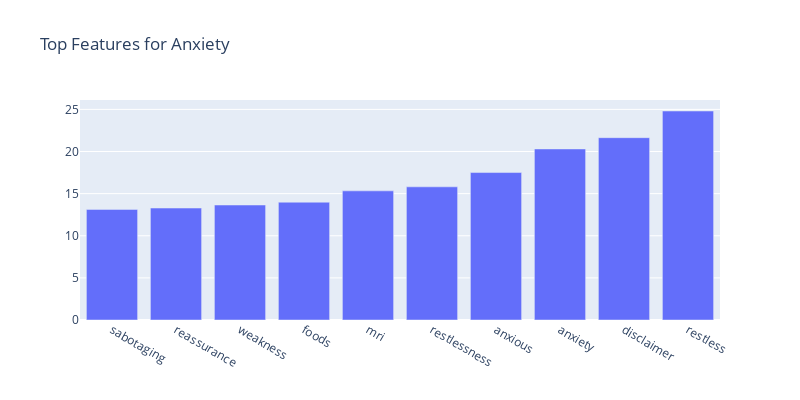
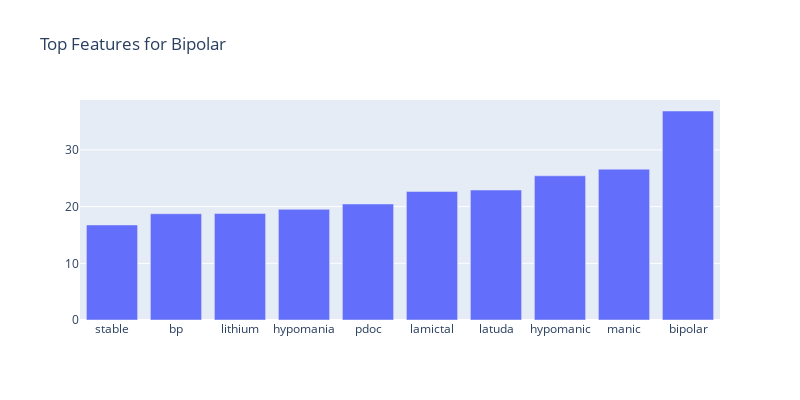
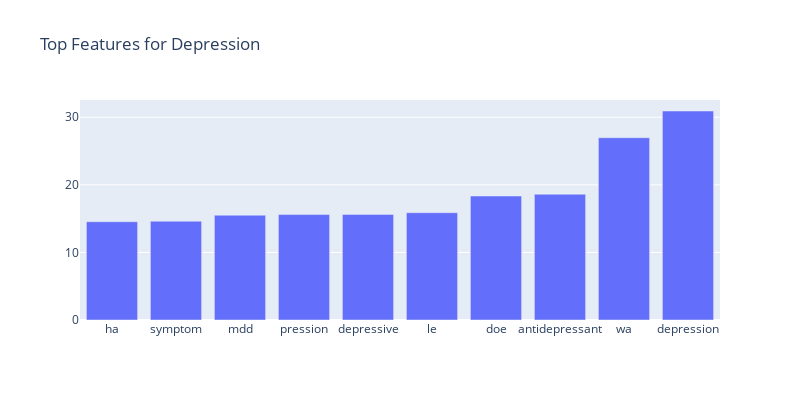
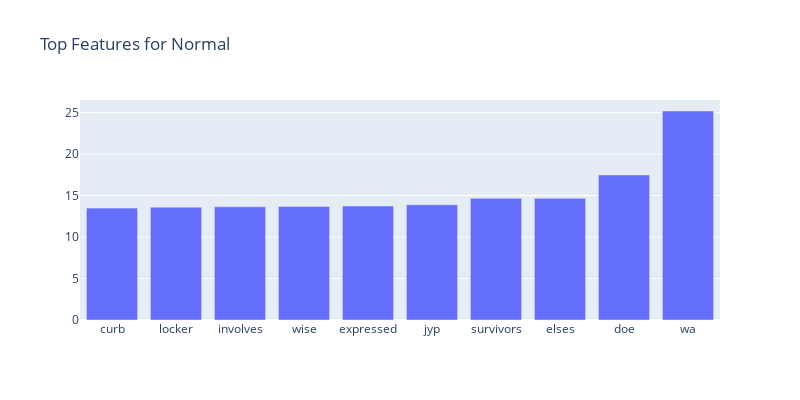

The notebook cell these images were saved under, in order:
### Code cell
# Feature Importance
feature_names = vectorizer.get_feature_names_out()
coefs = best_model.coef_
for i, category in enumerate(best_model.classes_):
    top_features = coefs[i].argsort()[-10:]
    top_words = [feature_names[j] for j in top_features]
    top_scores = [coefs[i][j] for j in top_features]
    fig = go.Figure([go.Bar(x=top_words, y=top_scores)])
    fig.update_layout(title=f'Top Features for {category}', width=800, height=400)
    fig.show()

### Figure 1 — Plotly figure (JSON) as saved in the notebook; plotly's stock layout.template omitted (floating-point values rounded to 4 significant figures)
{"data": [{"type": "bar", "x": ["sabotaging", "reassurance", "weakness", "foods", "mri", "restlessness", "anxious", "anxiety", "disclaimer", "restless"], "y": [13.13, 13.29, 13.65, 13.98, 15.33, 15.81, 17.5, 20.3, 21.64, 24.81]}], "layout": {"height": 400, "title": {"text": "Top Features for Anxiety"}, "width": 800}}

### Figure 2 — Plotly figure (JSON) as saved in the notebook; plotly's stock layout.template omitted (floating-point values rounded to 4 significant figures)
{"data": [{"type": "bar", "x": ["stable", "bp", "lithium", "hypomania", "pdoc", "lamictal", "latuda", "hypomanic", "manic", "bipolar"], "y": [16.76, 18.74, 18.79, 19.52, 20.46, 22.66, 22.93, 25.43, 26.61, 36.87]}], "layout": {"height": 400, "title": {"text": "Top Features for Bipolar"}, "width": 800}}

### Figure 3 — Plotly figure (JSON) as saved in the notebook; plotly's stock layout.template omitted (floating-point values rounded to 4 significant figures)
{"data": [{"type": "bar", "x": ["ha", "symptom", "mdd", "pression", "depressive", "le", "doe", "antidepressant", "wa", "depression"], "y": [14.54, 14.62, 15.51, 15.6, 15.63, 15.88, 18.35, 18.61, 26.97, 30.93]}], "layout": {"height": 400, "title": {"text": "Top Features for Depression"}, "width": 800}}

### Figure 4 — Plotly figure (JSON) as saved in the notebook; plotly's stock layout.template omitted (floating-point values rounded to 4 significant figures)
{"data": [{"type": "bar", "x": ["curb", "locker", "involves", "wise", "expressed", "jyp", "survivors", "elses", "doe", "wa"], "y": [13.49, 13.6, 13.64, 13.68, 13.74, 13.89, 14.66, 14.67, 17.49, 25.19]}], "layout": {"height": 400, "title": {"text": "Top Features for Normal"}, "width": 800}}
